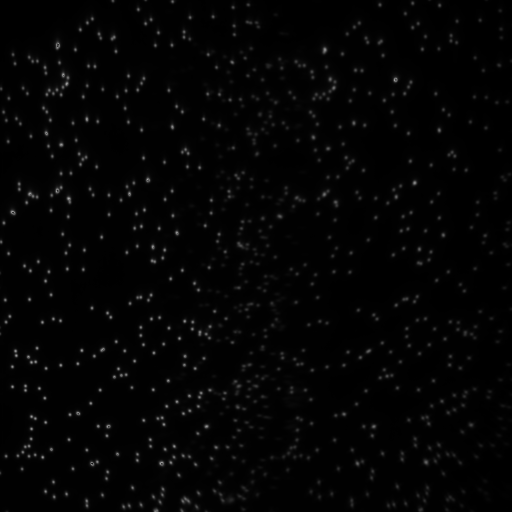
#> input picture Benchmarking/hel1_Avg/hel1_Avg_Frame.png, 512 x 512 px, found by its file name
$ python DebuggingDisplay.py
#> lines starting #> are read from the running program, lines starting #| are printed output that depends on the picture
#> further down, image is the input picture: shape (512, 512); min 0, max 162, mean 4
### pma_open.py
import os
import numpy as np
import struct
import matplotlib.pyplot as plt
import imageio.v2 as imageio
from skimage import io
from PIL import Image
from skimage.feature import peak_local_max
from matplotlib import patches
from matplotlib.ticker import MultipleLocator

# [147 lines left out: functions read_pma_f0, read_pma, generate_images, generate_mp4, avg_frame_arr, avg_frame_png, not called in this run]

def dim_to_3(image):
    """ Converts a 2D grayscale image to a 3D RGB image"""
    return np.stack((image,) * 3, axis=-1)

def find_peaks_scipy_IDL(image_path, sigma=3, block_size=16, scaler_percent=32):
    """
    Finds peaks in an image using a method similar to IDL's peak finding.
    Calculates and removes background from the original image.

    Returns the coordinates of identified peaks and the background-subtracted image.
    """
#> called with sigma = 3, block_size = 16, scaler_percent = 32
    std = 4*sigma
    # Load image (assumes grayscale uint8 image)
    image = io.imread(image_path, as_gray=True).astype(np.uint8)
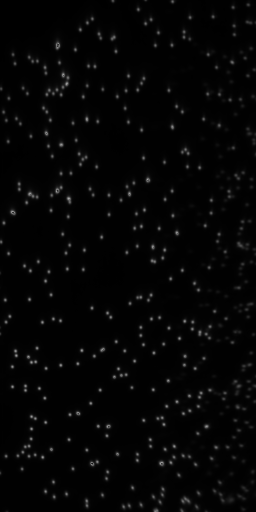
#> input picture Benchmarking/hel1_Avg/hel1_Avg_Frame_CH1.png, 256 x 512 px, found by its file name
#> image is the input picture: shape (512, 256); min 0, max 162, mean 4.9
    height, width = image.shape
#> height = 512; width = 256
    image_1 = image.copy()
    min_intensity = np.min(image_1)
#> min_intensity = 0
    max_intensity = np.max(image_1)
#> max_intensity = 162
    threshold = min_intensity + (scaler_percent / 100.0) * (max_intensity - min_intensity)
#> threshold = 51.84

    background = np.zeros((height, width), dtype=np.float32)

    for i in range(8, height, block_size):
        for j in range(8, width, block_size):
            background[(i-8)//block_size, (j-8)//block_size] = np.min(image_1[i-8:i+8, j-8:j+8])
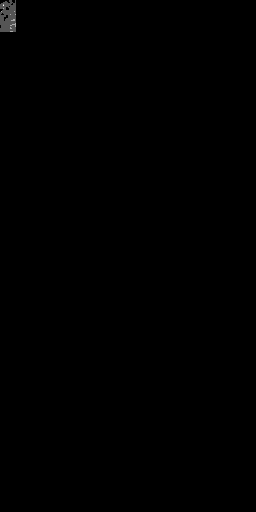
#> background: shape (512, 256) float32; min 0, max 3, mean 0.00362; drawn with min black and max white

    # Subtract background
    background = np.clip(background.astype(np.uint8) - 10, 0, 255)
    image_1 = image - background

    image_2 = image_1.copy()
    med = np.median(image_1)
#> med = 12

    # Apply threshold
    image_2[image_2 < (med + 3*std)] = 0

    # Detect peaks using peak_local_max
    peak_coords = peak_local_max(image_2, min_distance=int(sigma), threshold_abs=threshold)
#> peak_coords = 346 pairs, first value 4 to 506, second value 3 to 251

    return peak_coords, image_2

#Same Good Peaks as in img_avg.ipynb file
def good_peak_finder(image_path, sigma=3, block_size=16, scaler_percent=32, boarder=10, max_rad=3):
    """
    Identifies good peaks in an image by filtering out peaks that are:
    1. too close to the border
        or
    2. have a radius below a max_rad
    """
    peaks_coords_IDL, image_2 = find_peaks_scipy_IDL(image_path, sigma, block_size, scaler_percent)
#> peaks_coords_IDL has the same summary as peak_coords in find_peaks_scipy_IDL
    bad_peaks = []
    good_peaks = []
    height, width = io.imread(image_path).shape
#> height = 512; width = 256

    for peak in peaks_coords_IDL:
        y, x = peak
        # Extract the peak region, if pixels outside of 5x5 region are non-zero, then append peak to large_peaks
        if y < boarder or y > height - boarder or x < boarder or x > width - boarder:
            bad_peaks.append(peak)
        elif image_2[y, x + max_rad+1] > 0 or image_2[y, x - max_rad-1] > 0 or image_2[y+max_rad+1, x ] > 0 or image_2[y-max_rad-1, x] > 0:
            bad_peaks.append(peak)
        else:
            good_peaks.append(peak)
#> this loop made 346 passes
#> (y, x) on passes 1 to 3: (198, 68), (179, 147), (74, 63)
#> after the loop, bad_peaks = 67 pairs, first value 4 to 506, second value 3 to 251; good_peaks = 279 pairs, first value 16 to 502, second value 12 to 246

    good_peaks = np.array(good_peaks)
    bad_peaks = np.array(bad_peaks)

    return good_peaks, bad_peaks

def shift_peaks(peaks, shift=[0, 256]):
    """
    Shift peak coordinates by [0, 256]
    """
    return np.add(peaks, shift)


# [81 lines left out: functions init_annot, update_annot, print_coords_trigger, find_pairs, not called in this run]


def find_polyfit_params(peaks_1, peaks_2, degree=2):
    """
    Finds polynomial parameters that map peak coordinates from channel 1 to channel 2.
    """
    y1, x1 = peaks_1[:, 0], peaks_1[:, 1]
    y2, x2 = peaks_2[:, 0], peaks_2[:, 1]

    # Fit polynomials for x and y separately
    params_x = np.polyfit(x1, x2, degree)  # Fit x transformation
    params_y = np.polyfit(y1, y2, degree)  # Fit y transformation

    return params_x, params_y  # Returns polynomial coefficients

def apply_polyfit_params(CH1_peaks, params_x, params_y):
    """
    Applies polynomial parameters to transform peak coordinates from channel 1 to mapped channel 2 coordinates.
    """
    y1, x1 = CH1_peaks[:, 0], CH1_peaks[:, 1]
    x_mapped = np.polyval(params_x, x1)  # Apply X transformation
    y_mapped = np.polyval(params_y, y1)  # Apply Y transformation
    return np.column_stack((y_mapped, x_mapped))  # Return transformed points


# [901 lines left out: functions draw_circle, plot_circle, count_circle, SG_background_subtraction, DG_background_subtraction, on_hover and 11 more, not called in this run]

### Benchmarking/DebuggingDisplay.py
#error in code!!
from pathlib import Path
import sys

current_file_path = Path(__file__)
# Get the parent directory of the current directory (i.e., SummerProject)
parent_directory = current_file_path.parent.parent
sys.path.append(str(parent_directory))
from pma_open import *

#My image
file_path = "new files _24_3_25/hel1.pma"
image_path = "Benchmarking/hel1_Avg/hel1_Avg_Frame.png"
image = io.imread(image_path, as_gray=True)

#Chanel image paths
CH1_img_path = "Benchmarking/hel1_Avg/hel1_Avg_Frame_CH1.png"
CH2_img_path = "Benchmarking/hel1_AVg/hel1_Avg_Frame_CH2.png"

good_peaks_1,_ = good_peak_finder(CH1_img_path)
#> good_peaks_1 has the same summary as good_peaks in good_peak_finder
good_peaks_2_new,_ = good_peak_finder(CH2_img_path)
#> call 2 of find_peaks_scipy_IDL, with sigma = 3, block_size = 16, scaler_percent = 32
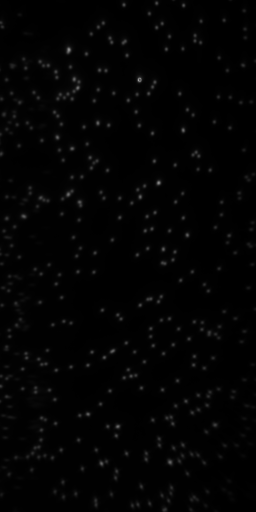
#> input picture Benchmarking/hel1_Avg/hel1_Avg_Frame_CH2.png, 256 x 512 px, found by its file name
#> in find_peaks_scipy_IDL, image is the input picture: shape (512, 256); min 0, max 158, mean 3.1
#> in find_peaks_scipy_IDL (call 2), `max_intensity = np.max(image_1)`: max_intensity = 158
#> in find_peaks_scipy_IDL (call 2), `threshold = min_intensity + (scaler_percent / 100.0) * (max_intensity ..`: threshold = 50.56
#> in find_peaks_scipy_IDL (call 2), `med = np.median(image_1)`: med = 11
#> in find_peaks_scipy_IDL (call 2), `peak_coords = peak_local_max(image_2, min_distance=int(sigma), thresho..`: peak_coords = 265 pairs, first value 3 to 505, second value 3 to 243
#> the loop in good_peak_finder (call 2), `for peak in peaks_coords_IDL:` made 265 passes
#> (y, x) on passes 1 to 3: (80, 138), (49, 68), (182, 158)
#> good_peaks_2_new = 231 pairs, first value 13 to 500, second value 11 to 243

# Move good_peaks_1 to CH2 to display full image
good_peaks_1_CH2 = shift_peaks(good_peaks_1)
#> good_peaks_1_CH2 = 279 pairs, first value 16 to 502, second value 268 to 502
good_peaks_2_CH2 = shift_peaks(good_peaks_2_new)
#> good_peaks_2_CH2 = 231 pairs, first value 13 to 500, second value 267 to 499

#new coords for CH2:
CH1_peaks_10 = np.array([[18,92], [16,213], [108,43], [106, 176], [210,51], [234, 219], [366,12], [322,192], [478, 106], [502,160]])
CH2_peaks_10_new = np.array([[22,349],[19,470],[111,300],[108,433],[212,307],[234,475],[367,268],[321,448],[476,361],[499,414]])
params_x_man_10_new, params_y_man_10_new = find_polyfit_params(CH1_peaks_10, CH2_peaks_10_new, degree=3)
mapped_peaks_10_new = apply_polyfit_params(good_peaks_1, params_x_man_10_new, params_y_man_10_new).astype(np.uint16)
#> in apply_polyfit_params, `y1, x1 = CH1_peaks[:, 0], CH1_peaks[:, 1]`: y1 = 279 values, max 502 at index 214, min 16 at index 236, mean 275; x1 = 279 values, max 246 at index 270, min 12 at index 2, mean 133.8
#> in apply_polyfit_params, `x_mapped = np.polyval(params_x, x1)`: x_mapped = 279 values, max 504.4 at index 270, min 268.2 at index 2, mean 390
#> in apply_polyfit_params, `y_mapped = np.polyval(params_y, y1)`: y_mapped = 279 values, max 499.3 at index 214, min 19.61 at index 236, mean 275.5
#> mapped_peaks_10_new = 279 pairs, first value 19 to 499, second value 268 to 504
#> (the run stopped early here; a loop or call above may not have finished)
